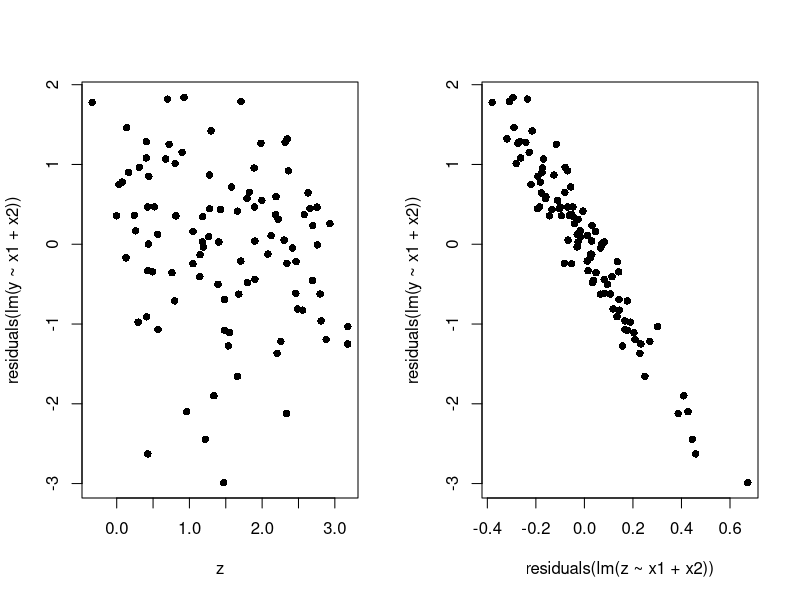

The R script that drew this image:
## ---- chunk 1
# FAV <- read.table("../data/FEV.dat", header = TRUE)
# knitr::kable(head(FAV))
## ---- chunk 2
#Anorexia <- read.table("../data/Anorexia.dat", header = TRUE)
#knitr::kable(head(Anorexia))
## ---- chunk 3
#| fig-align: center
#| fig-width: 10
#| fig-height: 5
set.seed(123)
x1 <- runif(100, 0, 1)
x2 <- runif(100, 0, 1)
z <- 3 * x1 + rnorm(100, 0, 0.2)
y <- 1 + x1 + x2 - 5 * z + rnorm(100, 0, 0.3)

par(mfrow=c(1, 2))
plot(z, residuals(lm(y ~ x1 + x2)), pch = 16)
plot(residuals(lm(z ~ x1 + x2)), residuals(lm(y ~ x1 + x2)), pch = 16)
